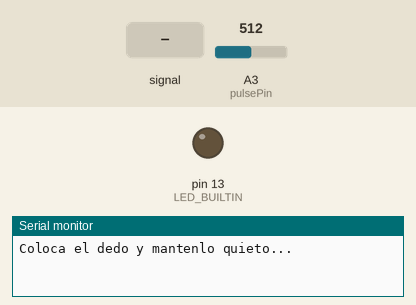
Simulated run of this program. Board: Arduino Uno, built with avr-gcc and run on an emulated ATmega328P. Parts: output pins drawn as LEDs (lit = HIGH), the last lines printed to the serial monitor. Dashed ring = blinking. Inputs (shaded band) come from the test bench; at power-on: A3 (pulsePin) = 512.

Above: at 1.2 s.
1.3 s: A3 (pulsePin) fed a 200 Hz sine of ±81 counts around its level
At 4.1 s:
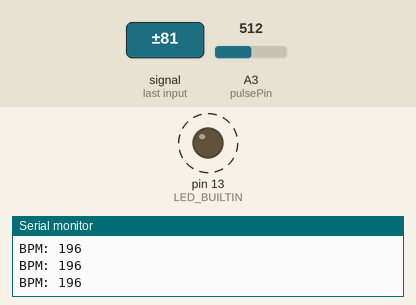
4.3 s: A3 (pulsePin) set to 716
At 5.0 s:
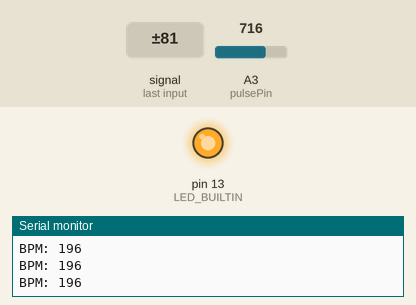
5.8 s: A3 (pulsePin) set to 689
At 6.8 s:
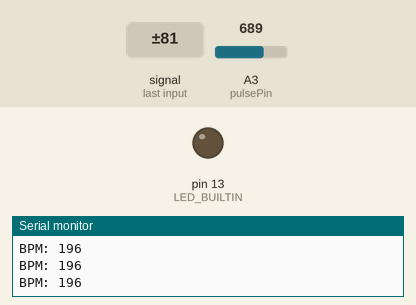
Timing chart, 0 to 8.8 s (numbered marks = the images above; inputs shaded):
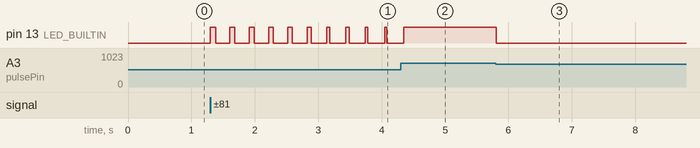

Measured:
- the behaviour switches between 705 and 704 on A3 (pulsePin) (found by bisection; images 2 and 3)
- after the input at 1.3 s, pin 13 (LED_BUILTIN): alternates HIGH for 0.07 s and LOW for 0.23 s, starting at once
- after the input at 4.3 s, pin 13 (LED_BUILTIN): goes on until 4.4 s, then stays HIGH
- after the input at 5.8 s, pin 13 (LED_BUILTIN): HIGH → LOW at once

The program:

main.cpp
```cpp
#include <Arduino.h>
const int pulsePin = A3;
int threshold = 512; // Se ajustará solo
unsigned long lastBeatTime = 0;
bool pulseDetected = false;

// Promedio de BPM
const int numLecturas = 5;
int lecturasBPM[numLecturas];
int indiceLectura = 0;
int sumaBPM = 0;

void setup() {
  Serial.begin(115200);
  pinMode(LED_BUILTIN, OUTPUT);
  Serial.println("Coloca el dedo y mantenlo quieto...");
}

void loop() {
  int sensorValue = analogRead(pulsePin);

  int signalMax = 0;
  int signalMin = 1023;

  // Capturamos el pico en una ventana pequeña para ajustar el umbral
  threshold = (threshold * 0.9) + (sensorValue * 0.1);

  // Detección lógica: El latido debe estar un poco por encima del promedio
  if (sensorValue > (threshold + 5) && !pulseDetected) {
    unsigned long currentMillis = millis();
    unsigned long duration = currentMillis - lastBeatTime;

    if (duration > 300 && duration < 2000) { // Filtro entre 30 y 200 BPM
      int bpmInstantaneo = 60000 / duration;
      lastBeatTime = currentMillis;
      pulseDetected = true;
      digitalWrite(LED_BUILTIN, HIGH);

      // Promedio móvil
      sumaBPM = sumaBPM - lecturasBPM[indiceLectura];
      lecturasBPM[indiceLectura] = bpmInstantaneo;
      sumaBPM = sumaBPM + lecturasBPM[indiceLectura];
      indiceLectura = (indiceLectura + 1) % numLecturas;

      Serial.print("BPM: ");
      Serial.println(sumaBPM / numLecturas);
    }
  }

  if (sensorValue < threshold) {
    pulseDetected = false;
    digitalWrite(LED_BUILTIN, LOW);
  }

  delay(10);
}
```
